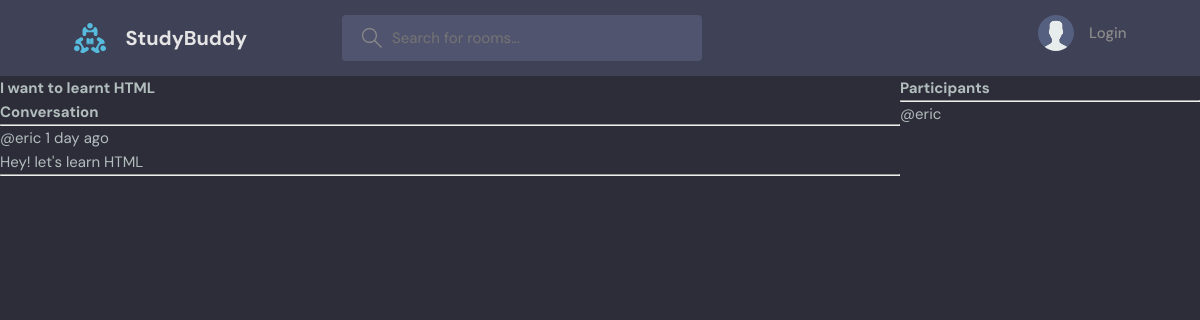
Page /room/3/ on the committed database.
### base/models.py (models this page shows, shortened)
class Room(models.Model):
    host = models.ForeignKey(User, on_delete=models.SET_NULL, null=True)
    topic = models.ForeignKey(Topic, on_delete=models.SET_NULL, null=True)
    name = models.CharField(max_length=200)
    description = models.TextField(null=True, blank=True)
    participants = models.ManyToManyField(User, related_name='participants', blank=True)
    updated = models.DateTimeField(auto_now=True)
    created = models.DateTimeField(auto_now_add=True)
    class Meta:
        ordering = ['-updated', '-created']

class Message(models.Model):
    user = models.ForeignKey(User, on_delete=models.CASCADE)
    room = models.ForeignKey(Room, on_delete=models.CASCADE)
    body = models.TextField()
    updated = models.DateTimeField(auto_now=True)
    created = models.DateTimeField(auto_now_add=True)
    class Meta:
        ordering = ['-updated', '-created']

### base/views.py (the view, shortened to what this page needs)
# urls.py: path('room/<str:pk>/', views.room, name="room"),
def room(request, pk):
    room = Room.objects.get(id=pk)
    room_messages = room.message_set.all().order_by('-created')
    participants = room.participants.all()
    context = {'room': room, 'room_messages': room_messages, 'participants': participants}
    return render(request, 'base/room.html', context)

### base/templates/base/room.html (shortened to what this page needs)
{% extends 'main.html' %}
{% block content %}
<div class="room-container">
    <div>
        <h1>{{room.name}}</h1>
        <div class="comment-wrapper">
            <h3>Conversation</h3>
            <hr>
            {% for message in room_messages %}
                <div>
                    <small>@{{message.user}}   {{message.created|timesince}} ago</small>
                    <p>{{message.body}}</p>
                    <hr>
                </div>
            {% endfor %}
        </div>
    </div>
    <div>
        <h3>Participants</h3>
        <hr>
        {% for participant in participants %}
            <div>
                <p>@{{participant.username}}</p>
            </div>
        {% endfor %}
    </div>
</div>
{% endblock content %}

### static/styles/style.css (style rules this page uses)
:root { --color-main: #71c6dd; --color-main-light: #e1f6fb; --color-dark: #3f4156; --color-dark-medium: #51546e; --color-dark-light: #696d97; --color-light: #e5e5e5; --color-gray: #8b8b8b; --color-light-gray: #b2bdbd; --color-bg: #2d2d39; --color-success: #5dd693; --color-error: #fc4b0b; }
* { font-family: "DM Sans", -apple-system, BlinkMacSystemFont, "Segoe UI", Roboto, Oxygen, Ubuntu, Cantarell, "Open Sans", "Helvetica Neue", sans-serif; margin: 0; padding: 0; box-sizing: border-box; text-rendering: optimizeLegibility; font-size: inherit; }
html { font-size: 56.25%; }
@media only screen and (min-width: 1200px) { html { font-size: 62.5%; } }
body { line-height: 1.6; font-weight: 400; font-size: 1.5rem; color: var(--color-light-gray); background-color: var(--color-bg); min-height: 100vh; }

### base/templates/base/room.html (style rules this page uses)
.room-container { display: grid; grid-template-columns: 3fr 1fr; }

### rows in the picture
Room: name "I want to learnt HTML"
Message: user "eric", created "1 day", body "Hey! let's learn HTML"

### other values in the picture
{{ participant.username }} "eric"
